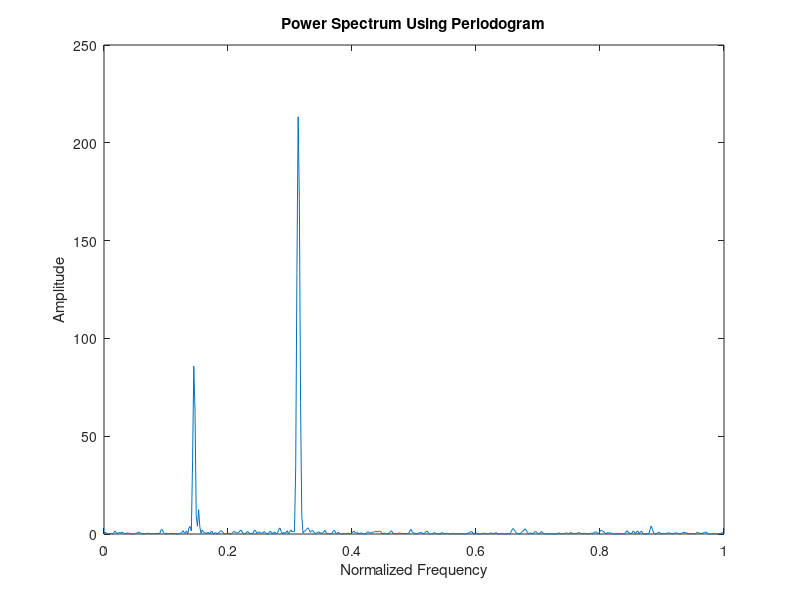
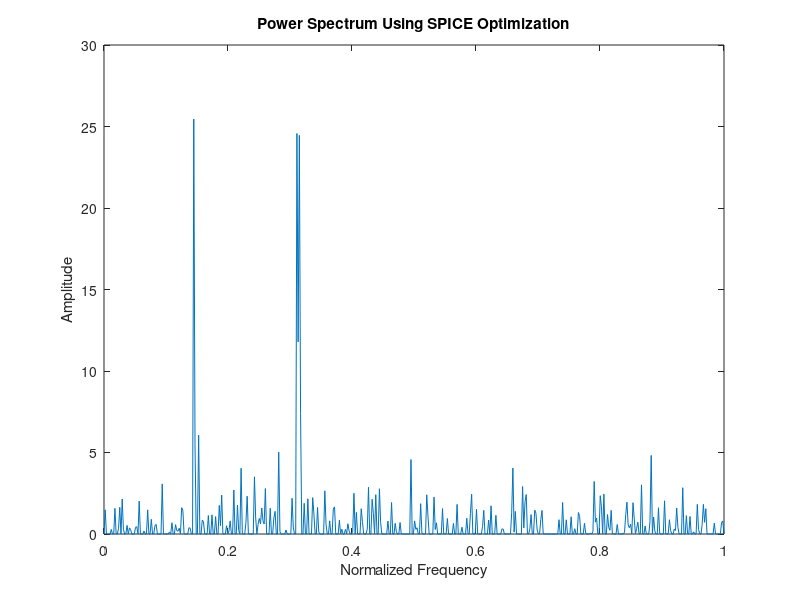

These charts were generated, in order, by the following MATLAB code:

%%
 % Copyright (c) 2025, Sanjeeva Reddy S
 % All rights reserved.
 
 %This source code is licensed under the MIT license found in the
 % LICENSE file in the root directory of this source tree.
 
 % Unauthorized copying of this file, via any medium, is strictly prohibited
 % unless explicit permission is granted by the copyright owner.
 
 % Description:
 % This file contains utility functions for processing sparse arrays.
 
 % Author: Sanjeeva Reddy S
 % EMail: sanjeevareddy.s414@gmail.com
 % Created on: January 5, 2025




%%%%%%%%%%%%%%%%%%%%%%%%%%%%%%%%%%%%%%%%%%%%%%%
%%%%%%%%%%%%%%%%%%%%%%%%%%%%%%%%%%%%%%%%%%%%%%%
%% Clear the cache
%%%%%%%%%%%%%%%%%%%%%%%%%%%%%%%%%%%%%%%%%%%%%%%

clc;clear;close;tic

%%%%%%%%%%%%%%%%%%%%%%%%%%%%%%%%%%%%%%%%%%%%%%%

%%%%%%%%%%%%%%%%%%%%%%%%%%%%%%%%%%%%%%%%%%%%%%%
%% Parameters
%%%%%%%%%%%%%%%%%%%%%%%%%%%%%%%%%%%%%%%%%%%%%%%



N = 200;  N1=N^2; N2=sqrt(N);% N is Number of Samples
numSignals = 3;                          % Number of incoming signals
SNR = 5;                                     % SNR values in db
omg = [ 0.3110 0.3150  0.1450];          % Frequencies
M = 512;   I=eye(N);  R1=M+N;                                                  % Extended Number of Samples for high resolution

%%%%%%%%%%%%%%%%%%%%%%%%%%%%%%%%%%%%%%%%%%%%%%%
%% Signal Generation
%%%%%%%%%%%%%%%%%%%%%%%%%%%%%%%%%%%%%%%%%%%%%%%


t = 0:N-1;
eomg = linspace(0,1,M)';
eomg1=linspace(0,1,R1)';
avg_s = zeros(1,M+N);
% Signal Addition

signal = zeros(1,N);
for i = 1:numSignals
    Amp = 10*exp(1i*2*pi*rand([1,1]));
    z = Amp*exp(1i*2*pi*omg(i)*t);
    signal = signal+z;
end


signals = awgn(signal,SNR,'measured');
% % Generate noise
% noise = (randn(1,N ) + 1i * randn(1,N )) * sqrt(0.5);  % Generation of Pseudo-Random Noise
% noisePower = 10^(-SNR/10); % Noise Power
% noise = sqrt(noisePower) * noise;

% Adding Signal and Noise
% signals = signal +noise;


% Finding the Normalized Power
Signal_Power = (abs(fft(signals,M))).^2;  % Computation of FFT
S_P = (Signal_Power)/N1;  % Dividing by norm of Steering Vector
S_Po=[S_P ((abs(signals).^2))];



%% SPICE Iterative Algorithm

D1 = exp(-1i*2*pi*(0:N-1)'*(0:M-1)/M);
D=[D1 I];
ID = D';


N_S=norm(signals);

w=[(N2/N_S)*ones(1,M) (1/N_S)*ones(1,(R1-M))];

s_old= S_Po';
for jj=1:1e6

    R = D*diag(s_old)*ID;
    R_inv=inv(R);
    u = R_inv*signals';
    c = abs(ID*u);
    
    rho = (w*(s_old.*c));

    s_new =(s_old.*c).*(1./(rho*w'));


    Er_En = (norm(s_old-s_new))/(norm(s_old));

    if(Er_En>1e-5)

        s_old = s_new;
    else
        break;
    end
end


s_new=real(s_new);
snew1 = s_new(1:M);


figure; plot(eomg,S_Po(1:M));
title("Power Spectrum Using Periodogram");
xlabel("Normalized Frequency");ylabel("Amplitude");

figure; plot(eomg,snew1);
title("Power Spectrum Using SPICE Optimization");
xlabel("Normalized Frequency");ylabel("Amplitude");
%%%%%%%%%%%%%%%%%%%%%%%%%%%%%%%%%%%%%%%%%%%%%%%
